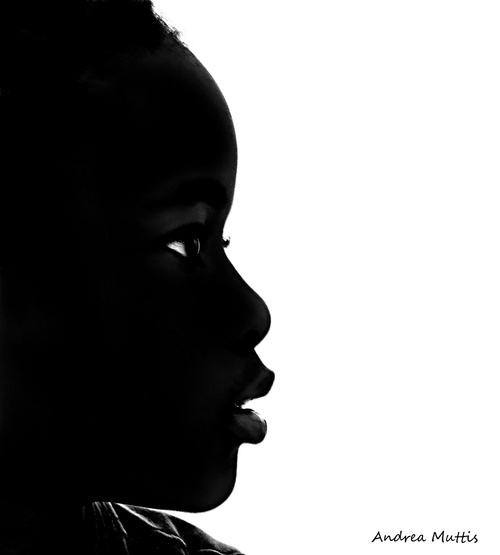
#> input picture perfil-en-blanco-y-negro.jpg, 500 x 555 px
$ python operador_umbral.py
#> lines starting #> are read from the running program, lines starting #| are printed output that depends on the picture; after the words box and inside, x2 and y2 are one past the last pixel; in counts of white or black regions, pixels touching at a corner belong together
from PIL import Image
import numpy as np

# El operador Umbral nos permite establecer un límite(umbral) el cual establecerá que todas las intensidades
# de pixeles menores a ese umbral se conviertan en 0(negro) y las intensidades mayores a ese umbral
# se convertiran en 255(blanco).

umbral = int(input("El umbral es de: \t"))
#> the answer given: 3

img = Image.open('perfil-en-blanco-y-negro.jpg')
#> img is the input picture: PIL image 500x555 L; min 0, max 255, mean 138.4
img_gray = img.convert('L')
img_gray.show()

img_pixels = list(img_gray.getdata())
#> img_pixels = 277500 items
print(img_pixels)
#> (printed output is left out)

lst = []

for i in img_pixels:
    # q = 0 para p <= p
    if i < umbral:
        lst.append(0)
    # q = 255 para p > p
    else:
        lst.append(255)
#> after the loop, lst = 277500 items

img_new = Image.new('L', img_gray.size)
#> img_new: PIL image 500x555 L; every value is 0
img_new.putdata(lst)
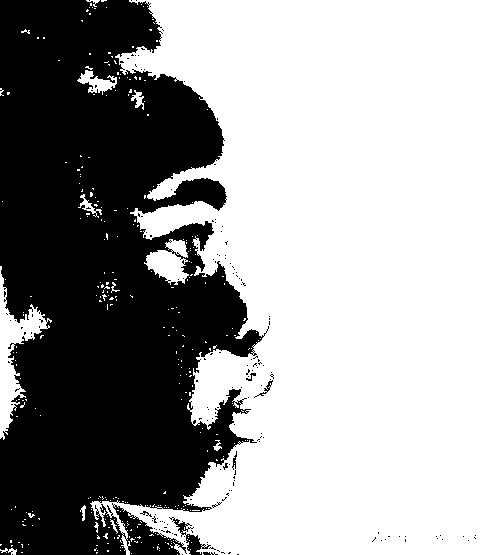
#> img_new: PIL image 500x555 L; 62.5% white; 167 black regions (160 under 20 px), largest, box (x1, y1, x2, y2) and area: (0, 0, 269, 555) 102973, (169, 517, 211, 555) 383, (254, 380, 273, 398) 60
img_new.show()
